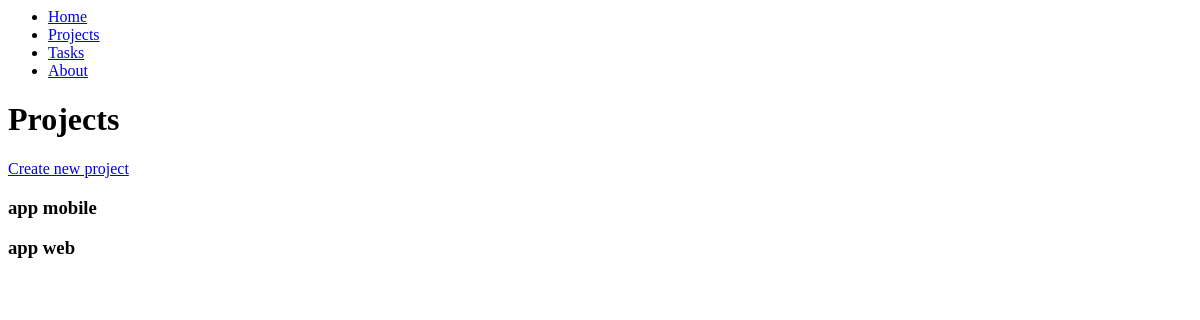
The app's page /projects/, older data.
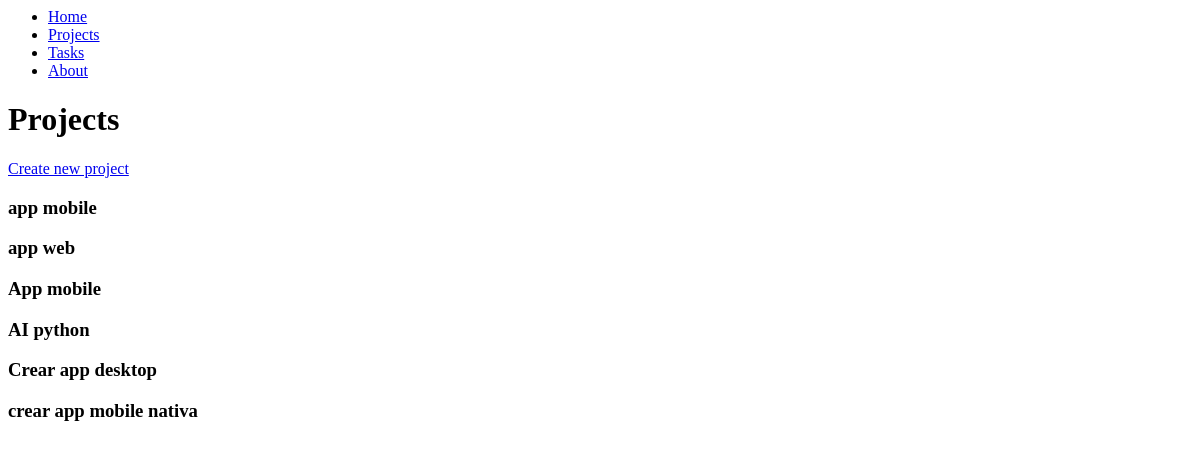
The same page, newer data.
### myfirstapp/models.py (models this page shows, shortened)
class Project(models.Model):
    name = models.CharField(max_length=200)

### myfirstapp/views.py (the view)
# urls.py: path('projects/', views.projects, name='projects'),
def projects(request):
    projects = Project.objects.all()
    return render(request, 'projects.html', {
        'projects': projects
    })

### myfirstapp/templates/projects.html
{% extends 'layouts/navbar.html' %}
{% block content %}
<h1>Projects</h1>
<a href={% url 'create_project' %}>Create new project</a>
{% for project in projects %}
<div>
    <h3>{{project.name}}</h3>
</div>
{% endfor %}
{% endblock content %}

Row changes from the older to the newer data that the page shows:
added Project: name "App mobile"
added Project: name "AI python"
added Project: name "Crear app desktop"
added Project: name "crear app mobile nativa"
